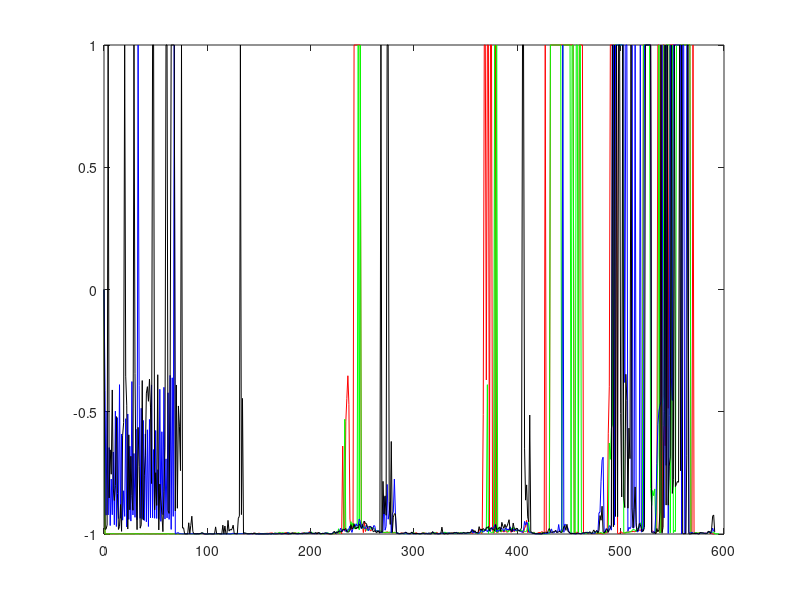

MATLAB code for this plot:
clear;
disp("");

% file 1 - rhoNum = 50, phiNum = 90, thetaNum = 180, rhoMax = 5, accumulatorMax = 10;
csv1 = csvread("geo-kdt-k01.csv");
num_runs1 = rows(csv1) - 1;
runs1 = 0:num_runs1;
nx1 = csv1(:,11); % nx
ny1 = csv1(:,12); % ny
nz1 = csv1(:,13); % nz
tp1 = csv1(:,9) / 1000;  % plane time [ns]
tp1_avg = sum(tp1) / num_runs1

for i = 1:num_runs1
  if(nz1(i) == -1)
    nz1(i) = 1;
  endif
endfor

% file 2 - rhoNum = 10, phiNum = 90, thetaNum = 180, rhoMax = 5, accumulatorMax = 10;
csv2 = csvread("geo-kdt-k02.csv");
num_runs2 = rows(csv2) - 1;
runs2 = 0:num_runs2;
nx2 = csv2(:,11); % nx
ny2 = csv2(:,12); % ny
nz2 = csv2(:,13); % nz
tp2 = csv2(:,9) / 1000;  % plane time [ns]
tp2_avg = sum(tp2) / num_runs2

for i = 1:num_runs2
  if(nz2(i) == -1)
    nz2(i) = 1;
  endif
endfor

% file 3 - rhoNum = 2, phiNum = 90, thetaNum = 180, rhoMax = 5, accumulatorMax = 10;
csv3 = csvread("geo-kdt-k03.csv");
num_runs3 = rows(csv3) - 1;
runs3 = 0:num_runs3;
nx3 = csv3(:,11); % nx
ny3 = csv3(:,12); % ny
nz3 = csv3(:,13); % nz
tp3 = csv3(:,9) / 1000;  % plane time [ns]
tp3_avg = sum(tp3) / num_runs3

for i = 1:num_runs3
  if(nz3(i) == -1)
    nz3(i) = 1;
  endif
endfor

% file 4 - rhoNum = 25, phiNum = 90, thetaNum = 180, rhoMax = 5, accumulatorMax = 10;
csv4 = csvread("geo-kdt-k04.csv");
num_runs4 = rows(csv4) - 1;
runs4 = 0:num_runs4;
nx4 = csv4(:,11); % nx
ny4 = csv4(:,12); % ny
nz4 = csv4(:,13); % nz
tp4 = csv4(:,9) / 1000;  % plane time [ns]
tp4_avg = sum(tp4) / num_runs4

for i = 1:num_runs4
  if(nz4(i) == -1)
    nz4(i) = 1;
  endif
endfor


##csv5 = csvread("geo-kdt-test01.csv");
##num_runs5 = rows(csv5) - 1;
##runs5 = 0:num_runs5;
##nx5 = csv5(:,11); % nx
##ny5 = csv5(:,12); % ny
##nz5 = csv5(:,13); % nz
##tp5 = csv5(:,9) / 1000;  % plane time [ns]
##tp5_avg = sum(tp5) / num_runs5
##
##for i = 1:num_runs5
##  if(nz5(i) == -1)
##    nz5(i) = 1;
##  endif
##endfor
##
##
##csv6 = csvread("geo-kdt-tune017.csv");
##num_runs6 = rows(csv6) - 1;
##runs6 = 0:num_runs6;
##nx6 = csv6(:,11); % nx
##ny6 = csv6(:,12); % ny
##nz6 = csv6(:,13); % nz
##tp6 = csv6(:,9) / 1000;  % plane time [ns]
##tp6_avg = sum(tp6) / num_runs6
##
##for i = 1:num_runs6
##  if(nz6(i) == -1)
##    nz6(i) = 1;
##  endif
##endfor

figure("101");
plot(runs1, nz1, "r", runs2, nz2, "g", runs3, nz3, "b", runs4, nz4, "k"); #, runs5, nz5, "m", runs6, nz6, "c");

